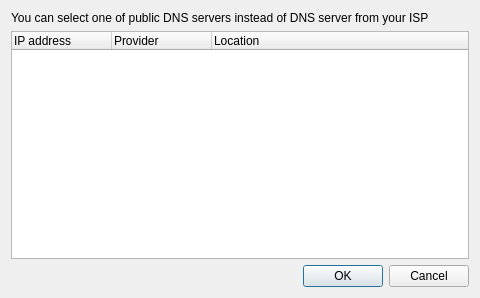
<?xml version="1.0" encoding="UTF-8"?>
<ui version="4.0">
 <class>DNSList</class>
 <widget class="QDialog" name="DNSList">
  <property name="geometry">
   <rect>
    <x>0</x>
    <y>0</y>
    <width>480</width>
    <height>298</height>
   </rect>
  </property>
  <property name="windowTitle">
   <string>Public DNS servers</string>
  </property>
  <layout class="QVBoxLayout" name="verticalLayout">
   <item>
    <widget class="QLabel" name="label">
     <property name="text">
      <string>You can select one of public DNS servers instead of DNS server from your ISP</string>
     </property>
     <property name="wordWrap">
      <bool>true</bool>
     </property>
    </widget>
   </item>
   <item>
    <widget class="QTreeWidget" name="list">
     <column>
      <property name="text">
       <string>IP address</string>
      </property>
     </column>
     <column>
      <property name="text">
       <string>Provider</string>
      </property>
     </column>
     <column>
      <property name="text">
       <string>Location</string>
      </property>
     </column>
    </widget>
   </item>
   <item>
    <widget class="QDialogButtonBox" name="buttonBox">
     <property name="orientation">
      <enum>Qt::Horizontal</enum>
     </property>
     <property name="standardButtons">
      <set>QDialogButtonBox::Cancel|QDialogButtonBox::Ok</set>
     </property>
    </widget>
   </item>
  </layout>
 </widget>
 <resources/>
 <connections>
  <connection>
   <sender>buttonBox</sender>
   <signal>accepted()</signal>
   <receiver>DNSList</receiver>
   <slot>accept()</slot>
   <hints>
    <hint type="sourcelabel">
     <x>224</x>
     <y>279</y>
    </hint>
    <hint type="destinationlabel">
     <x>157</x>
     <y>274</y>
    </hint>
   </hints>
  </connection>
  <connection>
   <sender>buttonBox</sender>
   <signal>rejected()</signal>
   <receiver>DNSList</receiver>
   <slot>reject()</slot>
   <hints>
    <hint type="sourcelabel">
     <x>292</x>
     <y>285</y>
    </hint>
    <hint type="destinationlabel">
     <x>286</x>
     <y>274</y>
    </hint>
   </hints>
  </connection>
  <connection>
   <sender>list</sender>
   <signal>doubleClicked(QModelIndex)</signal>
   <receiver>DNSList</receiver>
   <slot>accept()</slot>
   <hints>
    <hint type="sourcelabel">
     <x>143</x>
     <y>106</y>
    </hint>
    <hint type="destinationlabel">
     <x>478</x>
     <y>36</y>
    </hint>
   </hints>
  </connection>
 </connections>
</ui>
